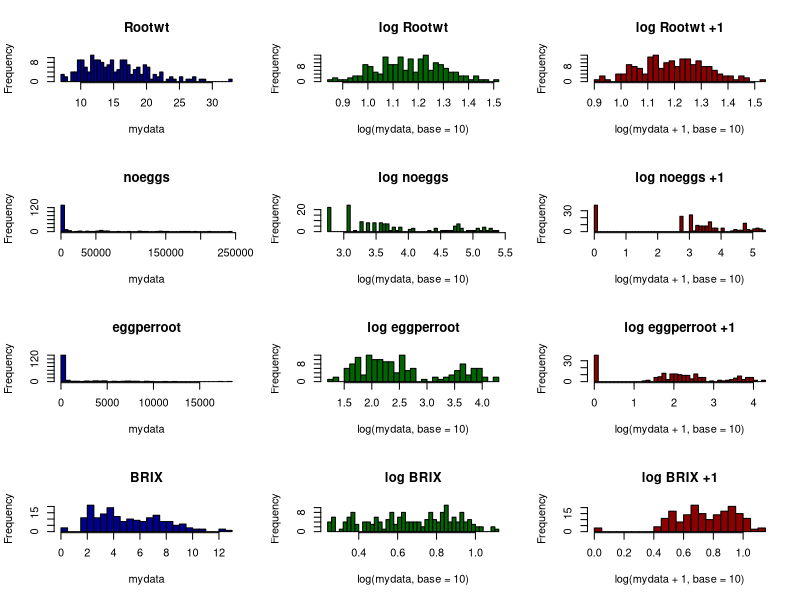

Here is the R script that generated this plot:
# setwd('C:\\Users\\jgwall\\Desktop\\000_ToUdate_PGRP\\Harris_SorghumQtl')
phenos=read.csv('0_sorghum_phenos.csv', row.names=1)

# Histograms of phenotypes
ncol=3
nrow=ncol(phenos)
png('1_phenos_hists.png', width=3*ncol, height=3*nrow, units='in', res=150)
  par(mfrow=c(nrow, ncol))
  null=lapply(names(phenos), function(p){
    mydata=phenos[,p]
    hist(mydata, main=p, breaks=40, col='darkblue')
    hist(log(mydata, base=10), main=paste("log",p), breaks=40, col='darkgreen')
    hist(log(mydata+1, base=10), main=paste("log",p,"+1"), breaks=40, col='darkred')
  })
dev.off()
